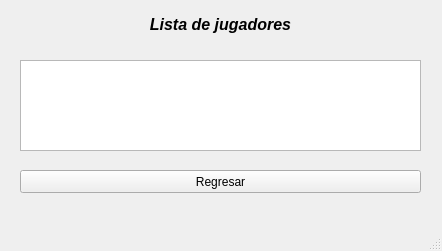
<?xml version="1.0" encoding="UTF-8"?>
<ui version="4.0">
 <class>MainWindow</class>
 <widget class="QMainWindow" name="MainWindow">
  <property name="geometry">
   <rect>
    <x>0</x>
    <y>0</y>
    <width>442</width>
    <height>251</height>
   </rect>
  </property>
  <property name="windowTitle">
   <string>MainWindow</string>
  </property>
  <widget class="QWidget" name="centralwidget">
   <widget class="QListWidget" name="ListaJugadores">
    <property name="geometry">
     <rect>
      <x>20</x>
      <y>60</y>
      <width>401</width>
      <height>91</height>
     </rect>
    </property>
   </widget>
   <widget class="QPushButton" name="BotonRegresar">
    <property name="geometry">
     <rect>
      <x>20</x>
      <y>170</y>
      <width>401</width>
      <height>23</height>
     </rect>
    </property>
    <property name="cursor">
     <cursorShape>PointingHandCursor</cursorShape>
    </property>
    <property name="text">
     <string>Regresar</string>
    </property>
   </widget>
   <widget class="QLabel" name="Campo1">
    <property name="geometry">
     <rect>
      <x>20</x>
      <y>-1</y>
      <width>401</width>
      <height>51</height>
     </rect>
    </property>
    <property name="font">
     <font>
      <pointsize>12</pointsize>
      <weight>75</weight>
      <italic>true</italic>
      <bold>true</bold>
     </font>
    </property>
    <property name="text">
     <string>Lista de jugadores</string>
    </property>
    <property name="alignment">
     <set>Qt::AlignCenter</set>
    </property>
   </widget>
  </widget>
  <widget class="QMenuBar" name="menubar">
   <property name="geometry">
    <rect>
     <x>0</x>
     <y>0</y>
     <width>442</width>
     <height>21</height>
    </rect>
   </property>
  </widget>
  <widget class="QStatusBar" name="statusbar"/>
 </widget>
 <resources/>
 <connections/>
</ui>
